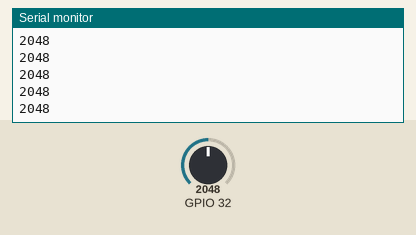
The sketch below on a simulated ESP32. Parts: the last lines printed to the serial monitor. The test bench sets the inputs (shaded band); at power-on: GPIO 32 = 2048.

Above: at 1.2 s.
1.3 s: GPIO 32 set to 2866
At 1.56 s:
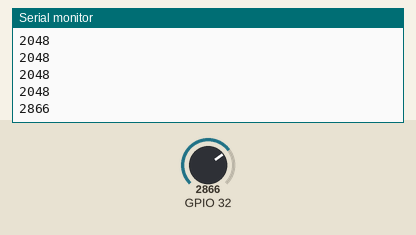
2.8 s: GPIO 32 set to 3603
At 2.96 s:
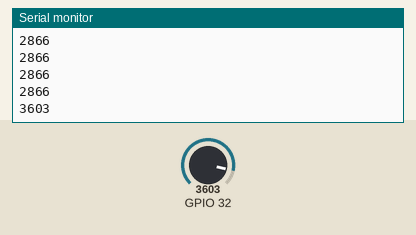
Timing chart, 0 to 5.8 s (numbered marks = the images above; inputs shaded):
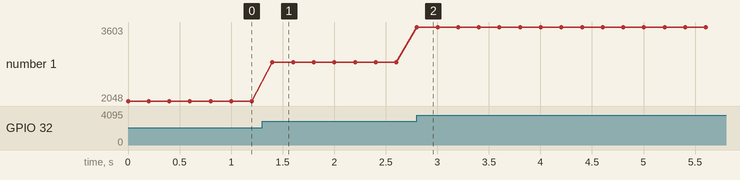

The sketch:

listing_5_1b.ino
```cpp
void setup() {
  //Открытие serial порта
  // на скорости 115200 Бит/сек (Бод).
  Serial.begin(115200);
}
//Бесконечный цикл loop.
void loop() {
  Serial.println(analogRead(32));
  delay(200);
}
```

Measured:
- after the input at 1.3 s, the serial monitor: prints a new line after 0.10 s (image 1)
- after the input at 2.8 s, the serial monitor: prints a new line at once (image 2)
- plotted number 1: 2048 → 2866 after the input at 1.3 s, 2866 → 3603 after the input at 2.8 s
